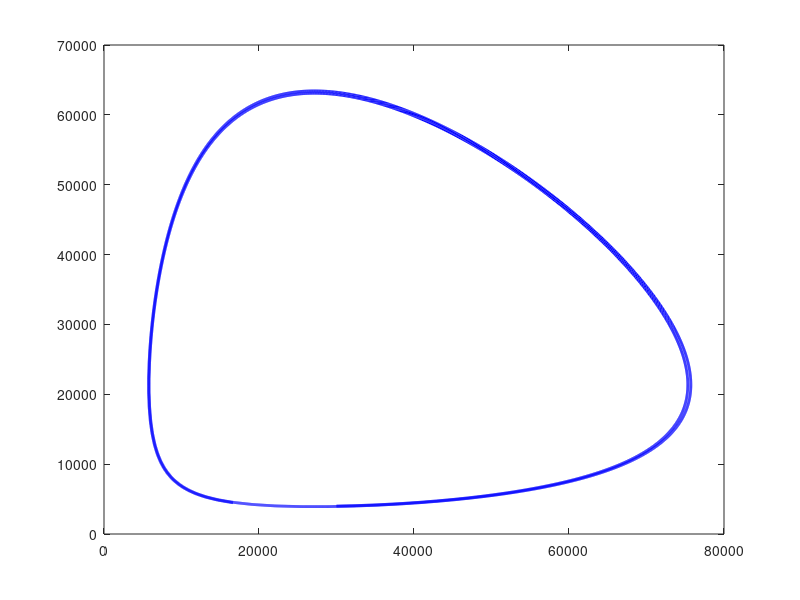

This chart was generated by the following MATLAB code: (Note: this script raises an error after producing the figure.)
clear; clf; clc;

%################
%%% Variables %%%
%################

rPop = 30000; % rabbit starting/current population
fPop = 4000; % fox starting/current population 
totalPop = (fPop + rPop);

%%% RABBITS %%%
a = 0.0069 / 4; % growth rate
b = 0.011 / 4 / totalPop; % death rate due to foxes
rVec = []; % for plotting

%%% FOXES %%%
g = 0.008 / 4; % starve rate
d = 0.01 / 4 / totalPop; % growth rate
fVec = []; % for plotting

%%% WORLD %%%
endingTime = 365*20; % how many years

dayV = [];
%################
%%% Simulation %%
%################

for day = 1:endingTime
    % updating vectors
    rVec = [rVec, rPop];
    fVec = [fVec, fPop];
    
    % goes through equations
    rChange = round((a * rPop) - (b * fPop * rPop));
    fChange = round((-g * fPop) + (d * fPop * rPop));
    rPop += rChange;
    fPop += fChange; 
    % checks for lower than 0 to prevent impossible scenarios
    if (rPop <= 0) 
        rPop = 0;
    endif
    if (fPop <= 0)
        fPop = 0;
    endif
endfor

%%% normal data %%%
plot(rVec, fVec, "linewidth", 2, "color", "b");
hold on;

data = csvread("data_1900_1920.m", 1,0);
realrPop = data(:,2) * 1000;
realfPop = data(:,3) * 1000;

plot(realrPop, realfPop, "linewidth", 2, "color", "r", "--")

legend("Programmed data", "Real data");
xlabel("Rabbit population"); ylabel("Fox population");

